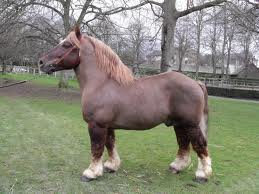
//> input picture projets_decomposés/template_matching/image.jpeg, 259 x 194 px, given in place of videox.avi, which was not available
$ ./test_video   (built with g++ and OpenCV 4)
//> lines starting //> are read from the running program, lines starting //| are printed output that depends on the picture; pictures that were not available may be replaced by others from this repository, and a replacement may not be noted
#include <iostream>
#include "opencv2/opencv.hpp"
#include <opencv2/imgproc/imgproc.hpp>
#include <opencv2/highgui/highgui.hpp>
#include <opencv2/objdetect/objdetect.hpp>

#include <sstream>


using namespace cv;
using namespace std;

Point point1, point2; /* vertical points of the bounding box */
int drag = 0;
Rect rect; /* bounding box */
Mat img, roiImg; /* roiImg - the part of the image in the bounding box */
int select_flag = 0;
bool go_fast = false;

Mat mytemplate;


///------- template matching -----------------------------------------------------------------------------------------------

// [91 lines left out: functions TplMatch, minmax, track, mouseHandler, not called in this run]


///------- Main() ----------------------------------------------------------------------------------------------------------

int main()
{
    int k;
/*
///open webcam
    VideoCapture cap(0);
    if (!cap.isOpened())
      return 1;*/

    ///open video file
    VideoCapture cap;
    cap.open( "../videox.avi" );
    if ( !cap.isOpened() )
    {   cout << "Unable to open video file" << endl;    return -1;    }
/*
    /// Set video to 320x240
     cap.set(CV_CAP_PROP_FRAME_WIDTH, 320);
     cap.set(CV_CAP_PROP_FRAME_HEIGHT, 240);*/

    cap >> img;
//> img is the input picture: 194 rows x 259 cols, CV_8UC3; mean B, G, R 119.4, 134.3, 134.6
    GaussianBlur( img, img, Size(7,7), 3.0 );
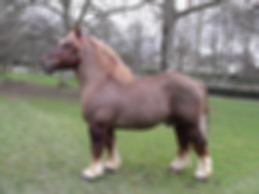
//> img: 194 rows x 259 cols, CV_8UC3; mean B, G, R 119.4, 134.3, 134.6
    imshow( "image", img );

    while (1)
    {
        cap >> img;
        if ( img.empty() )
            break;

    // Flip the frame horizontally and add blur
    cv::flip( img, img, 1 );
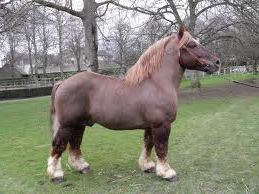
//> img: 194 rows x 259 cols, CV_8UC3; mean B, G, R 119.4, 134.3, 134.6
    GaussianBlur( img, img, Size(7,7), 3.0 );
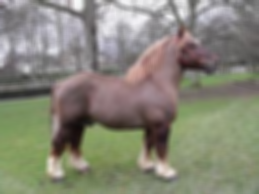
//> img: 194 rows x 259 cols, CV_8UC3; mean B, G, R 119.4, 134.3, 134.6

        if ( rect.width == 0 && rect.height == 0 )
            cvSetMouseCallback( "image", mouseHandler, NULL );
        else
            track();

        imshow("image", img);
//  waitKey(100);   k = waitKey(75);
    k = waitKey(go_fast ? 30 : 10000);
//> the Esc key is pressed
        if (k == 27)
            break;
    }

    return 0;
}
